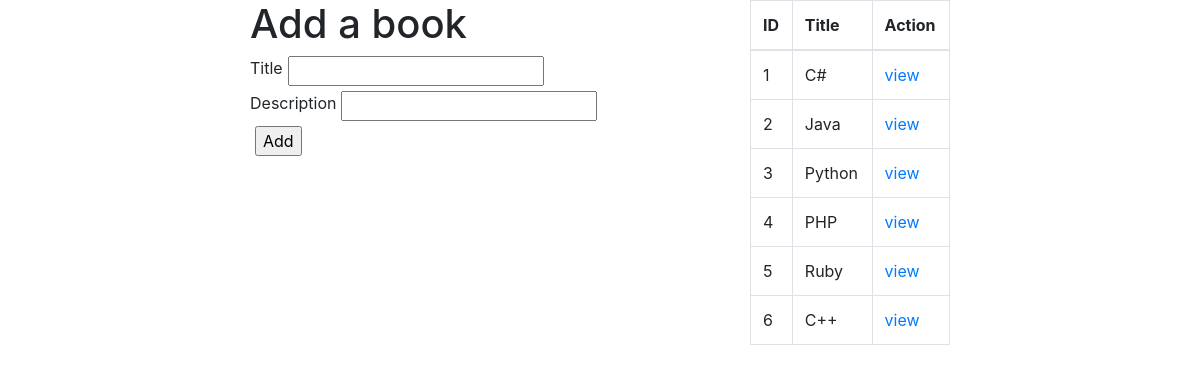
The page / on the database its author committed.
### booksAuthors_app/models.py (models this page shows)
class Books(models.Model):
    title = models.CharField(max_length=255)
    desc=models.TextField()
    created_at = models.DateTimeField(auto_now_add=True)
    updated_at = models.DateTimeField(auto_now=True)

### booksAuthors_app/views.py (the view)
# urls.py: path('',views.index),
def index(request):
    context={
        'all_books': models.get_all_books()
    }
    return render(request, 'index.html',context)

### booksAuthors_app/models.py (called while the page is built)
def get_all_books():
    return Books.objects.all()

### booksAuthors_app/templates/index.html (shortened to what this page needs)
<!DOCTYPE html>
<html lang="en">
<head>
    <link rel="stylesheet" href="https://maxcdn.bootstrapcdn.com/bootstrap/4.0.0/css/bootstrap.min.css">
</head>
<body>
    <div id="container">
        <div>
            <h1>Add a book</h1>
            <form action="/add_book" method="post">
                <div class="flex">
                    <div> Title</div>
                    <input type="text" name="title">
                </div>
                <div class="flex">
                    <div>Description</div>
                    <input type="text" name="desc">
                </div>
                <input type="submit" name="button" value="Add">
            </form>
        </div>
        <div>
            <table style="width: 200px;" class="table table-bordered">
                <thead>
                    <tr>
                        <th>ID</th>
                        <th>Title</th>
                        <th>Action</th>
                    </tr>
                </thead>
                <tbody>
                    {% for book in all_books %}
                        <tr>
                                <td>{{book.id}}</td>
                                <td>{{book.title}}</td>
                                <td><a href="books/{{book.id}}">view</a></td>
                        </tr>
                    {% endfor %}
                </tbody>
            </table>
        </div>
    </div>
</body>
</html>

### booksAuthors_app/templates/index.html (style rules this page uses)
.flex { display: flex; }
input { margin-left: 5px; margin-bottom: 5px; }
#container { margin: 0px auto; width: 700px; display: flex; justify-content: space-between; }

### rows shown on the page
Books: id "1", title "C#"
Books: id "2", title "Java"
Books: id "3", title "Python"
Books: id "4", title "PHP"
Books: id "5", title "Ruby"
Books: id "6", title "C++"
